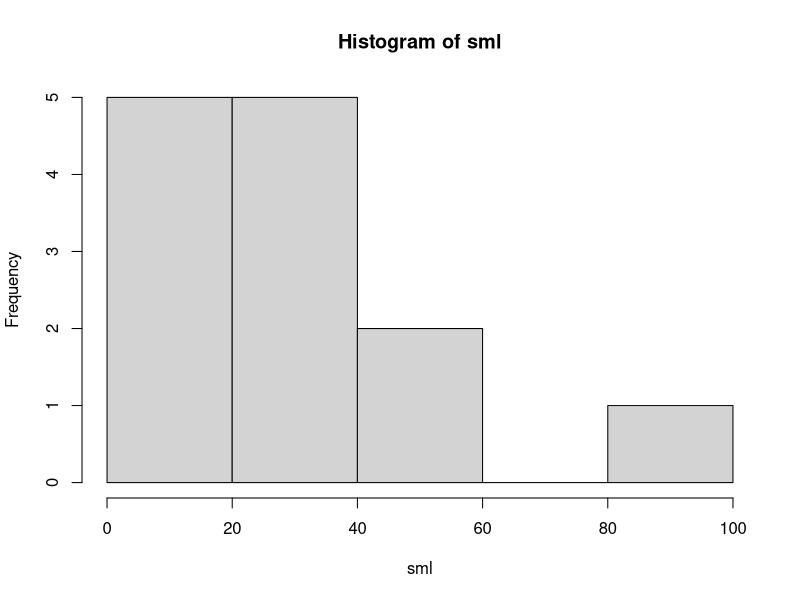

Here is the R script that generated this plot:
# Como leer datos de Excel

library(readxl)

datos <- read_xlsx(path = "data/Data_original.xlsx",
                   sheet = 1,
                   skip = 1)

sml <- as.integer(datos$Semillas)
hist(x = sml)
